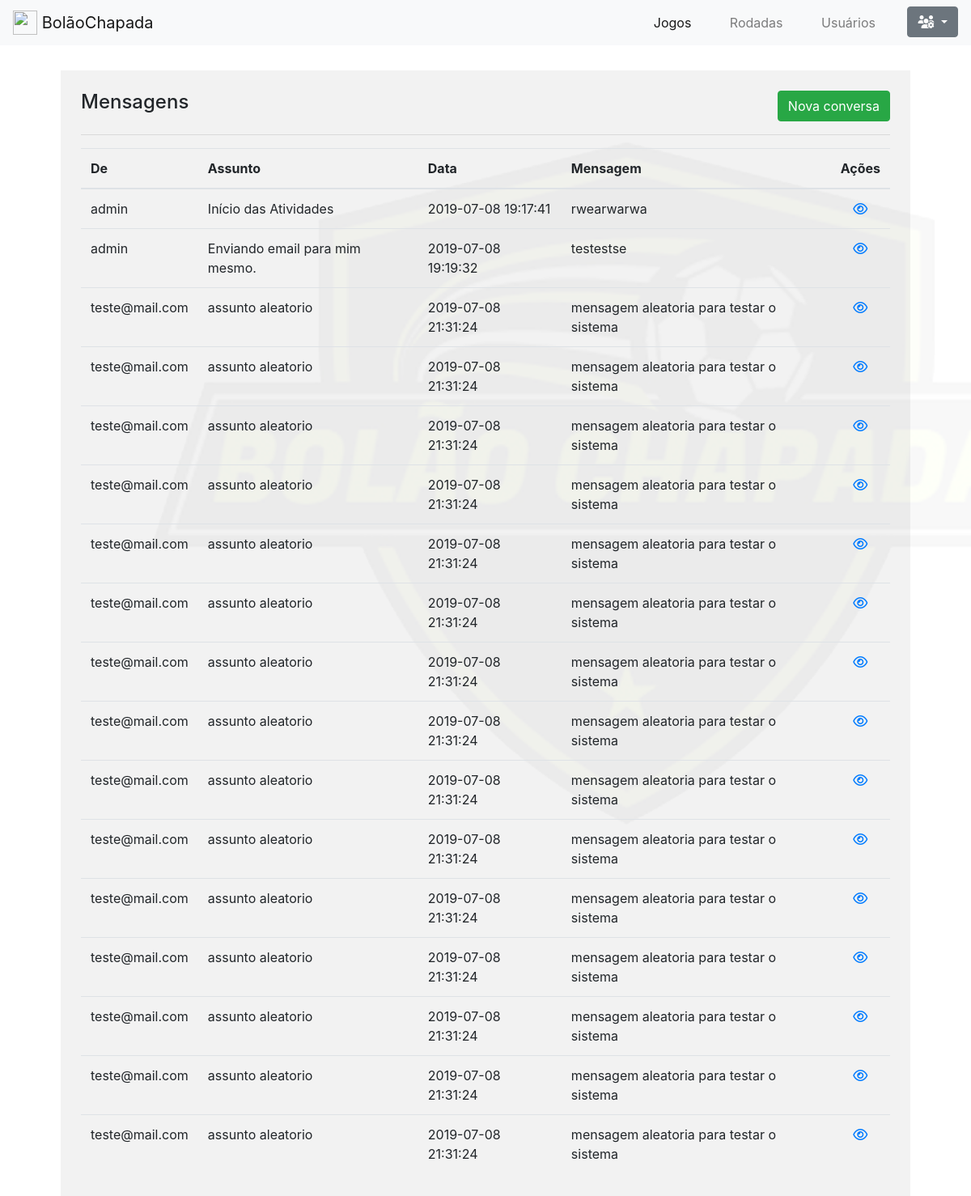
Page /web/dashboard/mensagens/index.php on the committed database.
### tables this page shows
CREATE TABLE `mensagens` (
  `id` int(11) NOT NULL,
  `id_de` varchar(200) DEFAULT NULL,
  `id_para` varchar(200) DEFAULT NULL,
  `assunto` text DEFAULT NULL,
  `mensagem` text DEFAULT NULL,
  `data` timestamp NOT NULL DEFAULT current_timestamp()
);

### web/dashboard/mensagens/index.php (the view)
<?php require('../_header.php'); ?>
<link rel="stylesheet" type="text/css" href="../css/dashboard.css">
<?php require('../_navegar.php'); ?>
<div class="container-fluid" style="width: 90% !important;">
<br>
<br>
<br>
	<div class="row">
		<div class="col colunaCustom">
			<div class="header_coluna">
				<h4>Mensagens</h4>
				<a href="nova.php" class="btn btn-success">Nova conversa</a>
			</div>
			<hr>
			<div class="table-responsive">
				<table class="table table-hover">
					<thead>
						<tr>
							<th scope="col">De</th>
							<th scope="col">Assunto</th>
							<th scope="col">Data</th>
							<th scope="col">Mensagem</th>
							<th scope="col"><center>Ações</center></th>
						</tr>
					</thead>
					<tbody>
					<?php
						$sql = "SELECT * FROM mensagens where id_para = '$usuarioAtual';";
						$qry = mysqli_query($conecta, $sql);
						while ($linha = mysqli_fetch_array($qry)) {
					?>
						<tr>
					<td><?php echo $linha["id_de"] ?></td>
					<td><?php echo $linha["assunto"] ?></td>
					<td><?php echo $linha["data"] ?></td>
					<td><?php echo $linha["mensagem"] ?></td>
					<td><center><a href="ver.php?id=<?php echo $linha["id"]?>"><i class="far fa-eye"></i></a></center></td>
				</tr>
			<?php
				}
			?>
					</tbody>
				</table>
			</div>
		</div>
	</div>
</div>
<?php require('../_footer.php') ?>

### web/dashboard/css/dashboard.css (style rules this page uses)
.colunaCustom { background: rgba(0, 0, 0, 0.05); margin: 15px; padding: 25px; }
.header_coluna { display: flex; justify-content: space-between; }

### rows in the picture
mensagens: id_de "admin", assunto "Início das Atividades", data "2019-07-08 19:17:41", mensagem "rwearwarwa"
mensagens: id_de "admin", assunto "Enviando email para mim mesmo.", data "2019-07-08 19:19:32", mensagem "testestse"
mensagens: id_de "teste@mail.com", assunto "assunto aleatorio", data "2019-07-08 21:31:24", mensagem "mensagem aleatoria para testar o sistema"
mensagens: id_de "teste@mail.com", assunto "assunto aleatorio", data "2019-07-08 21:31:24", mensagem "mensagem aleatoria para testar o sistema"
mensagens: id_de "teste@mail.com", assunto "assunto aleatorio", data "2019-07-08 21:31:24", mensagem "mensagem aleatoria para testar o sistema"
mensagens: id_de "teste@mail.com", assunto "assunto aleatorio", data "2019-07-08 21:31:24", mensagem "mensagem aleatoria para testar o sistema"
mensagens: id_de "teste@mail.com", assunto "assunto aleatorio", data "2019-07-08 21:31:24", mensagem "mensagem aleatoria para testar o sistema"
mensagens: id_de "teste@mail.com", assunto "assunto aleatorio", data "2019-07-08 21:31:24", mensagem "mensagem aleatoria para testar o sistema"
mensagens: id_de "teste@mail.com", assunto "assunto aleatorio", data "2019-07-08 21:31:24", mensagem "mensagem aleatoria para testar o sistema"
mensagens: id_de "teste@mail.com", assunto "assunto aleatorio", data "2019-07-08 21:31:24", mensagem "mensagem aleatoria para testar o sistema"
mensagens: id_de "teste@mail.com", assunto "assunto aleatorio", data "2019-07-08 21:31:24", mensagem "mensagem aleatoria para testar o sistema"
mensagens: id_de "teste@mail.com", assunto "assunto aleatorio", data "2019-07-08 21:31:24", mensagem "mensagem aleatoria para testar o sistema"
mensagens: id_de "teste@mail.com", assunto "assunto aleatorio", data "2019-07-08 21:31:24", mensagem "mensagem aleatoria para testar o sistema"
mensagens: id_de "teste@mail.com", assunto "assunto aleatorio", data "2019-07-08 21:31:24", mensagem "mensagem aleatoria para testar o sistema"
mensagens: id_de "teste@mail.com", assunto "assunto aleatorio", data "2019-07-08 21:31:24", mensagem "mensagem aleatoria para testar o sistema"
mensagens: id_de "teste@mail.com", assunto "assunto aleatorio", data "2019-07-08 21:31:24", mensagem "mensagem aleatoria para testar o sistema"
mensagens: id_de "teste@mail.com", assunto "assunto aleatorio", data "2019-07-08 21:31:24", mensagem "mensagem aleatoria para testar o sistema"
